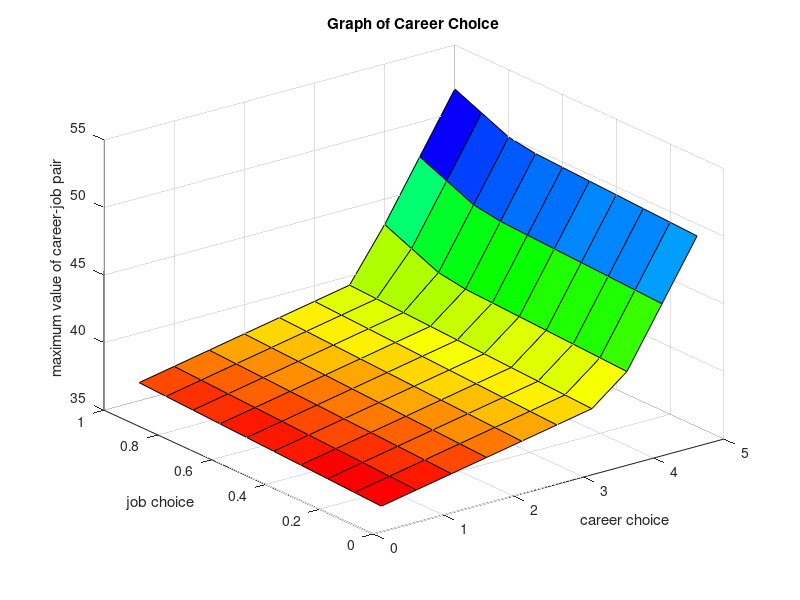
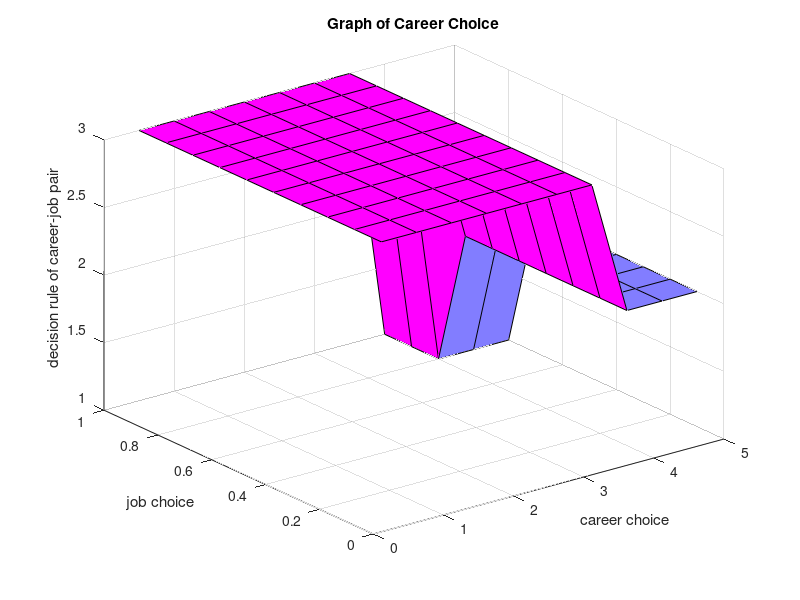

Write MATLAB code to recreate these figures, in order.
%%%%%%%%%%%%%%%%%%%%%%%%%%%%%%%%%%%%%%%%%%%%%%%%%%%%%%%%%%%%%%%%%%%%%%%%%%%
%
%			Neal's model of career choice
%
%%%%%%%%%%%%%%%%%%%%%%%%%%%%%%%%%%%%%%%%%%%%%%%%%%%%%%%%%%%%%%%%%%%%%%%%%%%
%  %
%  Neal's worker chooses career, job(theta,epsilon) pair given the distribution 
%  of career and job, which is uniform in this program. He can either reject 
%  current pair in hand, or reject current job and keep career, or retain his
%  existing pair

clear
diary neal.out
disp('model of carrer choice');
disp('');
%
%  set parameter values
%
fprob = 0.1*ones(10,1);           % probability of states of jobs   
gprob = 0.1*ones(10,1);           % probability of states of careers 
beta=0.95;
%
%   form job and career grid
%   
maxjob = 1.0;                     % maximum value of job grid   
incjob = 0.1;                     % size of job grid increments
njob = round(maxjob/incjob);      % number of grid points
epsilon = [0.1:0.1:1.0]';         % the states of job
%
maxcar = 5.0;                     % maximum value of career grid   
inccar = 0.5;                     % size of career grid increments
ncar = round(maxcar/inccar);      % number of grid points
theta = [0.5:0.5:5.0]';           % the states of career

n=njob;

   %
   %  initialize some variables
   %
   v       = zeros(n);      
   decis   = zeros(1,n*n); % written into row vector for future use
   iter    = 0;
   test    = 10;
   
   %  iterate on Bellman's equation and get the decision 
   %  rules and the value function at the optimum         
   %
   while test ~= 0;
      
      %  value function v will be n by n matrix, its (i,j) element denotes the maximum
      %  value given the ith career and jth job in hand
      
      v1 = theta*ones(1,n)+ones(n,1)*epsilon'+beta*v; % value of not drawing 
      v2 = theta*ones(1,n)+ones(n,1)*epsilon'+beta*v*fprob*ones(1,n); % value of drawing a new job
      v3 = theta*ones(1,n)+ones(n,1)*epsilon'+beta*gprob'*v*fprob*ones(n,n); % value of drawing both job and career
      
      v11 = reshape(v1,[1 n*n]); %
      v22 = reshape(v2,[1 n*n]); % reshape values into 1 by n*n vector, first by 
      v33 = reshape(v3,[1 n*n]); % careers, then by jobs
      
      vstack = [v11;v22;v33]; % stack value functions for comparation across column
      
      [tvstack,tdecis] = max(vstack); 
      
      
      tv = reshape(tvstack,[n n]);
      test=max(any(tdecis-decis));
      v=tv;
      decis=tdecis;
      iter=iter+1;
      
   end;
   
   % decis=1 means value of not drawing is highest
   % decis=2 means value of redrawing a job is highest
   % decis=3 means value of redrawing both is highest

decis = reshape(decis,[n n]);
 
disp('v')
v
disp('decis')
decis

[x,y] = meshgrid(theta,epsilon);
colormap(hsv)
surf(x,y,v')
title('Graph of Career Choice')
xlabel('career choice')
ylabel('job choice')
zlabel('maximum value of career-job pair')

figure
[x,y] = meshgrid(theta,epsilon);
colormap(cool)
surf(x,y,decis')
title('Graph of Career Choice')
xlabel('career choice')
ylabel('job choice')
zlabel('decision rule of career-job pair')

diary off